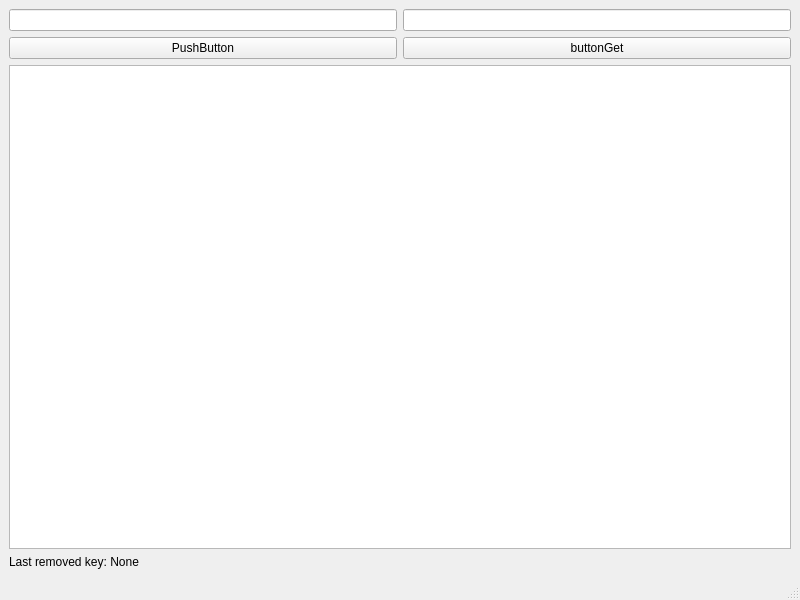
<?xml version="1.0" encoding="UTF-8"?>
<ui version="4.0">
 <class>MainWindow</class>
 <widget class="QMainWindow" name="MainWindow">
  <property name="geometry">
   <rect>
    <x>0</x>
    <y>0</y>
    <width>800</width>
    <height>600</height>
   </rect>
  </property>
  <property name="windowTitle">
   <string>MainWindow</string>
  </property>
  <widget class="QWidget" name="centralwidget">
   <layout class="QVBoxLayout" name="verticalLayout">
    <item>
     <layout class="QHBoxLayout" name="horizontalLayout_2">
      <item>
       <widget class="QLineEdit" name="lineEditKey"/>
      </item>
      <item>
       <widget class="QLineEdit" name="lineEditValue"/>
      </item>
     </layout>
    </item>
    <item>
     <layout class="QHBoxLayout" name="horizontalLayout">
      <item>
       <widget class="QPushButton" name="buttonPut">
        <property name="text">
         <string>PushButton</string>
        </property>
       </widget>
      </item>
      <item>
       <widget class="QPushButton" name="buttonGet">
        <property name="text">
         <string>buttonGet</string>
        </property>
       </widget>
      </item>
     </layout>
    </item>
    <item>
     <widget class="QTableWidget" name="tableCache"/>
    </item>
    <item>
     <widget class="QLabel" name="labelRemoved">
      <property name="text">
       <string>Last removed key: None</string>
      </property>
     </widget>
    </item>
   </layout>
  </widget>
  <widget class="QMenuBar" name="menubar">
   <property name="geometry">
    <rect>
     <x>0</x>
     <y>0</y>
     <width>800</width>
     <height>25</height>
    </rect>
   </property>
  </widget>
  <widget class="QStatusBar" name="statusbar"/>
 </widget>
 <resources/>
 <connections/>
</ui>
